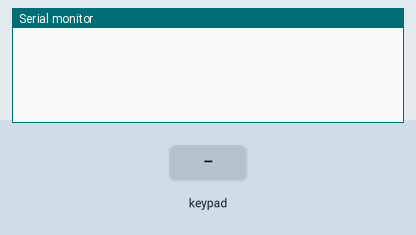
Recording of a sketch running on a simulated Arduino Mega 2560, built with avr-gcc and run on an emulated ATmega2560. Parts: the last lines printed to the serial monitor. The inputs (shaded band) are chosen by the test bench.

Above: at 1.2 s.
1.3 s: key '1' pressed
At 1.9 s:
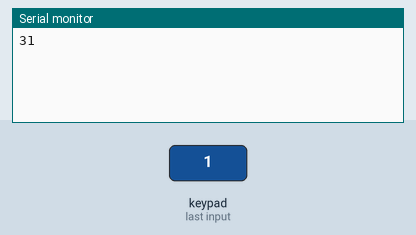
2.8 s: keypad keys 3 9 4 4 4 3 4 1 * pressed 0.4 s apart
At 6.7 s:
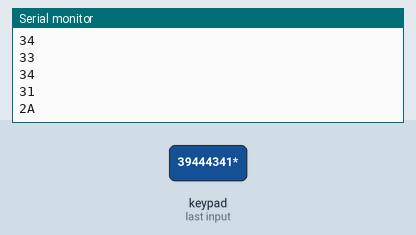
7.9 s: key '2' pressed
At 8.2 s:
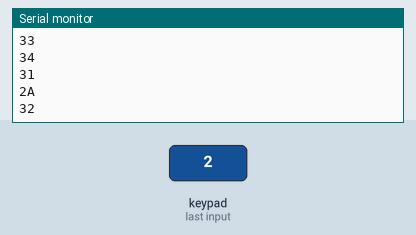
9.4 s: keypad keys 3 9 4 4 4 3 4 1 # pressed 0.4 s apart
At 13.2 s:
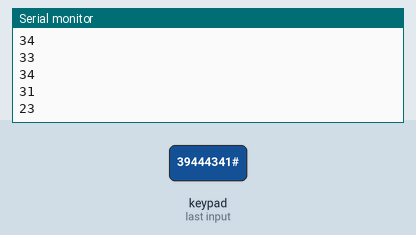
Timing chart, 0 to 14.7 s (numbered marks = the images above; inputs shaded):
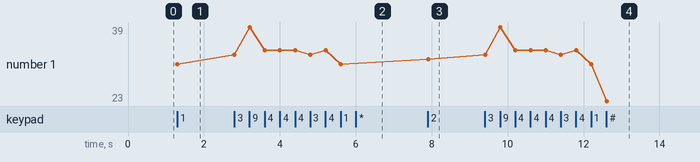

Measured:
- after the input at 1.3 s, the serial monitor: prints a new line at once (image 1)
- after the input at 2.8 s, the serial monitor: prints a new line at once (image 2)
- after the input at 7.9 s, the serial monitor: prints a new line at once (image 3)
- after the input at 9.4 s, the serial monitor: prints a new line at once (image 4)
- plotted number 1: 31 → 32 after the input at 7.9 s, 32 → 23 after the input at 9.4 s

The sketch:

keypadtest1.ino
```cpp
#include <Keypad.h>
#include <stdio.h>

const int ROW_NUM = 4; //four rows
const int COLUMN_NUM = 3; //three columns

char keys[ROW_NUM][COLUMN_NUM] = {
  {'1','2','3'},
  {'4','5','6'},
  {'7','8','9'},
  {'*','0','#'}};


//   38    39    40    41    42    43    44
byte pin_rows[ROW_NUM] = {39,44,43,41}; //connect to the row pinouts of the keypad
byte pin_column[COLUMN_NUM] = {40,38,42}; //connect to the column pinouts of the keypad
Keypad keypad = Keypad( makeKeymap(keys), pin_rows, pin_column, ROW_NUM, COLUMN_NUM );

char cin[50];

void setup(){
  Serial.begin(9600);
}

void loop(){
  char key = keypad.getKey();
  while(keypad.isPressed(key) == false)
  	key = keypad.getKey();
  sprintf(cin, "%X",key);
  Serial.println(cin);

}
```
